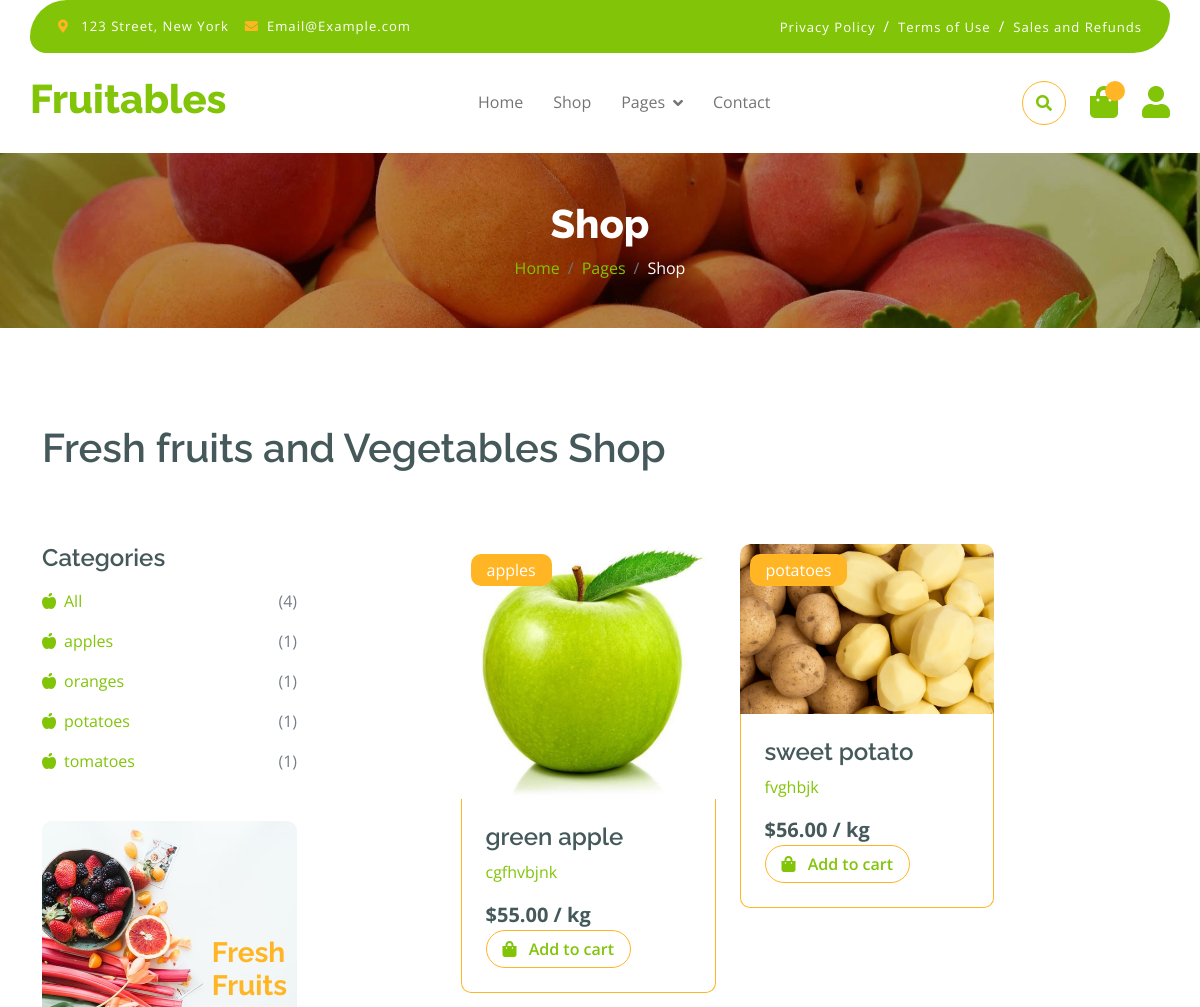
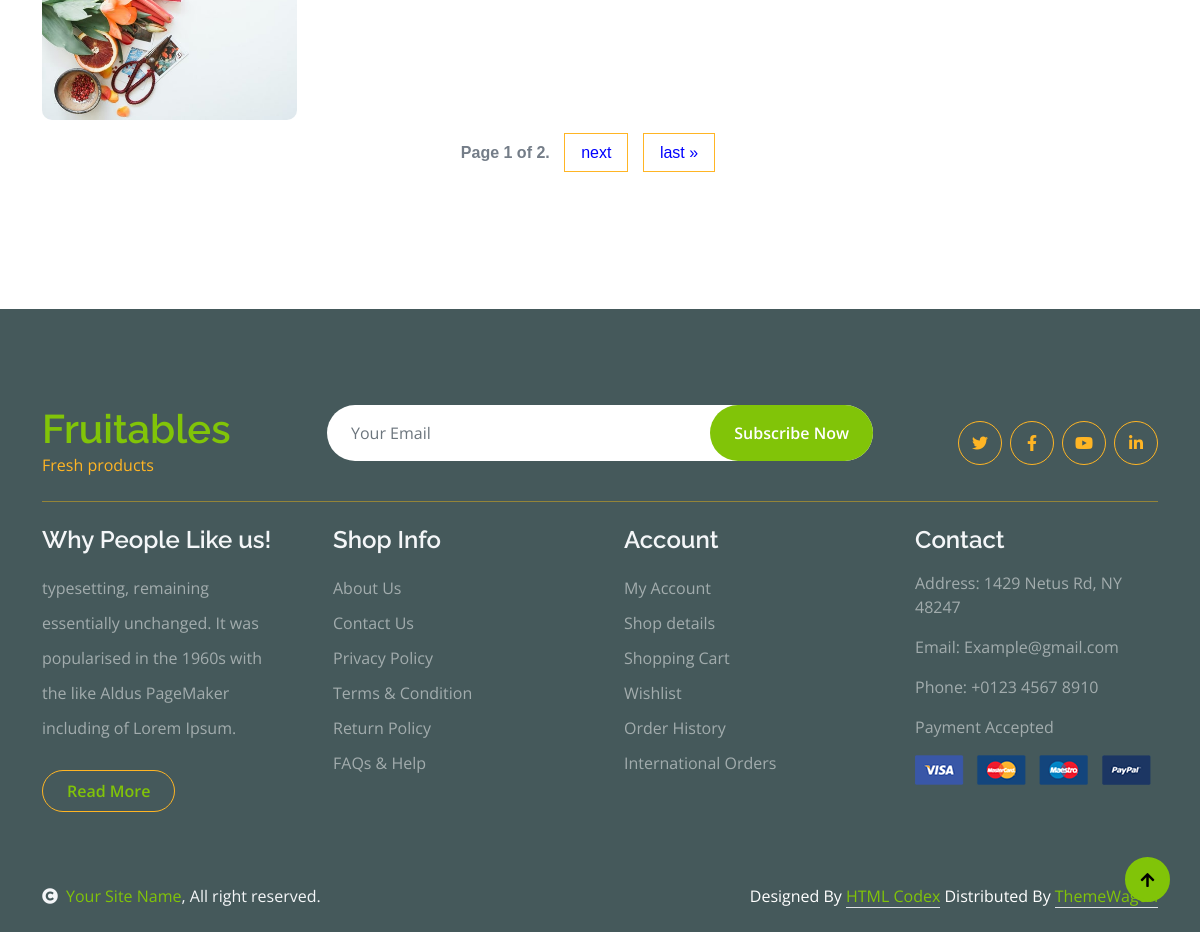
The app's page /shop/ with its own data (2 pictures, top to bottom).
### store/models.py (models this page shows, shortened)
class Category(MPTTModel):
    category_name = models.CharField(max_length=100)
    slug = models.SlugField(unique=True, null=True)
    parent = TreeForeignKey('self', on_delete=models.CASCADE, null=True, blank=True, related_name='children')
    class MPTTMeta:
        order_insertion_by = ['category_name']
    class Meta:
        verbose_name_plural = "Categories"
    def __str__(self):
        return self.category_name

class Product(models.Model):
    name = models.CharField(max_length=200)
    description = models.TextField()
    price = models.DecimalField(max_digits=10, decimal_places=2)
    product_image = models.ImageField(upload_to='products/')
    slug = models.SlugField(unique=True)
    quantity = models.IntegerField(default=0)
    category = models.ForeignKey(Category, on_delete=models.CASCADE, related_name='products', null=True)

### store/views.py (the view)
# urls.py: path('shop/', views.category_list, name='store'),
def category_list(request, slug=None):
    products = None
    if slug:
        categories = get_object_or_404(Category, slug=slug)
        products = Product.objects.filter(category=categories)
    else:
        products = Product.objects.all()
    subcategories = Category.objects.filter(parent__isnull=False).annotate(product_count=Count('products'))
    search_query = request.GET.get('q')
    if search_query:
        products = products.filter(Q(name__icontains=search_query))
    paginator = Paginator(products, 2)
    page_number = request.GET.get('page')
    page_obj = paginator.get_page(page_number)
    context = {
        'subcategories': subcategories,
        'page_obj': page_obj,
        'products': products,
        'all_products_count': Product.objects.count()
    }
    return render(request, 'shop.html', context=context)

### templates/shop.html (shortened to what this page needs)
{% extends 'base.html' %}
{% load static %}
{% block content %}
        <div class="container-fluid page-header py-5">
            <h1 class="text-center text-white display-6">Shop</h1>
            <ol class="breadcrumb justify-content-center mb-0">
                <li class="breadcrumb-item"><a href="#">Home</a></li>
                <li class="breadcrumb-item"><a href="#">Pages</a></li>
                <li class="breadcrumb-item active text-white">Shop</li>
            </ol>
        </div>
        <div class="container-fluid fruite py-5">
            <div class="container py-5">
                <h1 class="mb-4">Fresh fruits and Vegetables Shop</h1>
                <div class="row g-4">
                        <div class="row g-4">
                            <div class="col-lg-3">
                                <div class="row g-4">
                                    <div class="col-lg-12">
                                        <div class="mb-3">
                                            <h4>Categories</h4>
                                            <ul class="list-unstyled fruite-categorie">
                                                <li>
                                                    <div class="d-flex justify-content-between fruite-name">
                                                        <a href="{% url 'category' %}"><i class="fas fa-apple-alt me-2"></i>All</a>
                                                        <span>({{ all_products_count }})</span>
                                                    </div>
                                                </li>
                                                {% for category in subcategories %}
                                                <li>
                                                    <div class="d-flex justify-content-between fruite-name">
                                                        <a href="{% url 'category' slug=category.slug %}"><i class="fas fa-apple-alt me-2"></i>{{ category }}</a>
                                                        <span>({{ category.product_count }})</span>
                                                    </div>
                                                </li>
                                               {% endfor %}
                                            </ul>
                                        </div>
                                    </div>
                                    <div class="col-lg-12">
                                        <div class="position-relative">
                                            <img src="{% static 'img/banner-fruits.jpg' %}" class="img-fluid w-100 rounded" alt="">
                                            <div class="position-absolute" style="top: 50%; right: 10px; transform: translateY(-50%);">
                                                <h3 class="text-secondary fw-bold">Fresh <br> Fruits</h3>
                                            </div>
                                        </div>
                                    </div>
                                </div>
                            </div>
                                    <div class="col-lg-9">
                                        <div class="row g-4 justify-content-center">
                                            {% for product in page_obj %}
                                            <div class="col-md-6 col-lg-6 col-xl-4">
                                                <a href="{% url 'product_detail' slug=product.category.slug product_slug=product.slug %}" class="rounded position-relative fruite-item">
                                                    <div class="fruite-img">
                                                        <img src="{{ product.product_image.url }}" class="img-fluid w-100 rounded-top" alt="{{ product.name }}">
                                                    </div>
                                                    <div class="text-white bg-secondary px-3 py-1 rounded position-absolute" style="top: 10px; left: 10px;">{{ product.category.category_name }}</div>
                                                    <div class="p-4 border border-secondary border-top-0 rounded-bottom">
                                                        <h4>{{ product.name }}</h4>
                                                        <p>{{ product.description }}</p>
                                                        <div class="d-flex justify-content-between flex-lg-wrap">
                                                            <p class="text-dark fs-5 fw-bold mb-0">${{ product.price }} / kg</p>
                                                                <form method="POST" action="{% url 'add_to_cart' product.id %}">
                                                                    <button type="submit" class="btn border border-secondary rounded-pill px-3 text-primary">
                                                                        <i class="fa fa-shopping-bag me-2 text-primary"></i> Add to cart
                                                                    </button>
                                                                </form>
                                                        </div>
                                                    </div>
                                                </a>
                                            </div>
                                            {% endfor %}
                                        </div>
                                    </div>
                                    <div style="text-align: center; margin-top: 20px;">
                                        <div class="pagination" style="display: inline-block;">
                                            <span class="step-links" style="font-family: Arial, sans-serif; font-size: 16px;">
                                                <span class="current" style="margin: 0 5px; font-weight: bold;">
                                                    Page {{ page_obj.number }} of {{ page_obj.paginator.num_pages }}.
                                                </span>
                                                {% if page_obj.has_next %}
                                                    <a href="?page={{ page_obj.next_page_number }}" style="margin: 0 5px; text-decoration: none; color: blue;">next</a>
                                                    <a href="?page={{ page_obj.paginator.num_pages }}" style="margin: 0 5px; text-decoration: none; color: blue;">last &raquo;</a>
                                                {% endif %}
                                            </span>
                                        </div>
                                    </div>
                                    </div>
                                </div>
                            </div>
                        </div>
{% endblock %}

### static/css/style.css (style rules this page uses)
.btn { font-weight: 600; transition: .5s; }
.btn.border-secondary { transition: 0.5s; }
.page-header { position: relative; background: linear-gradient(rgba(0, 0, 0, 0.3), rgba(0, 0, 0, 0.3)), url(../img/cart-page-header-img.jpg); background-position: center center; background-repeat: no-repeat; background-size: cover; }
@media (min-width: 992px) { .hero-header, .page-header { margin-top: 152px !important; } }
.fruite .fruite-categorie .fruite-name { line-height: 40px; }
.fruite .fruite-categorie .fruite-name a { transition: 0.5s; }
.fruite .fruite-item { height: 100%; transition: 0.5s; }
.fruite .fruite-item .fruite-img { overflow: hidden; transition: 0.5s; border-radius: 10px 10px 0 0; }
.fruite .fruite-item .fruite-img img { transition: 0.5s; }
.pagination { display: inline-block; }
.pagination a { color: var(--bs-dark); padding: 10px 16px; text-decoration: none; transition: 0.5s; border: 1px solid var(--bs-secondary); margin: 0 4px; }

### records on screen
Category: category_name "apples", product_count "1"
Category: category_name "oranges", product_count "1"
Category: category_name "potatoes", product_count "1"
Category: category_name "tomatoes", product_count "1"
Product: product_image (picture), category.category_name "apples", name "green apple", description "cgfhvbjnk", price "55.00"
Product: product_image (picture), category.category_name "potatoes", name "sweet potato", description "fvghbjk", price "56.00"

### other values on screen
{{ all_products_count }} "4"
{{ page_obj.number }} "1"
{{ page_obj.paginator.num_pages }} "2"
